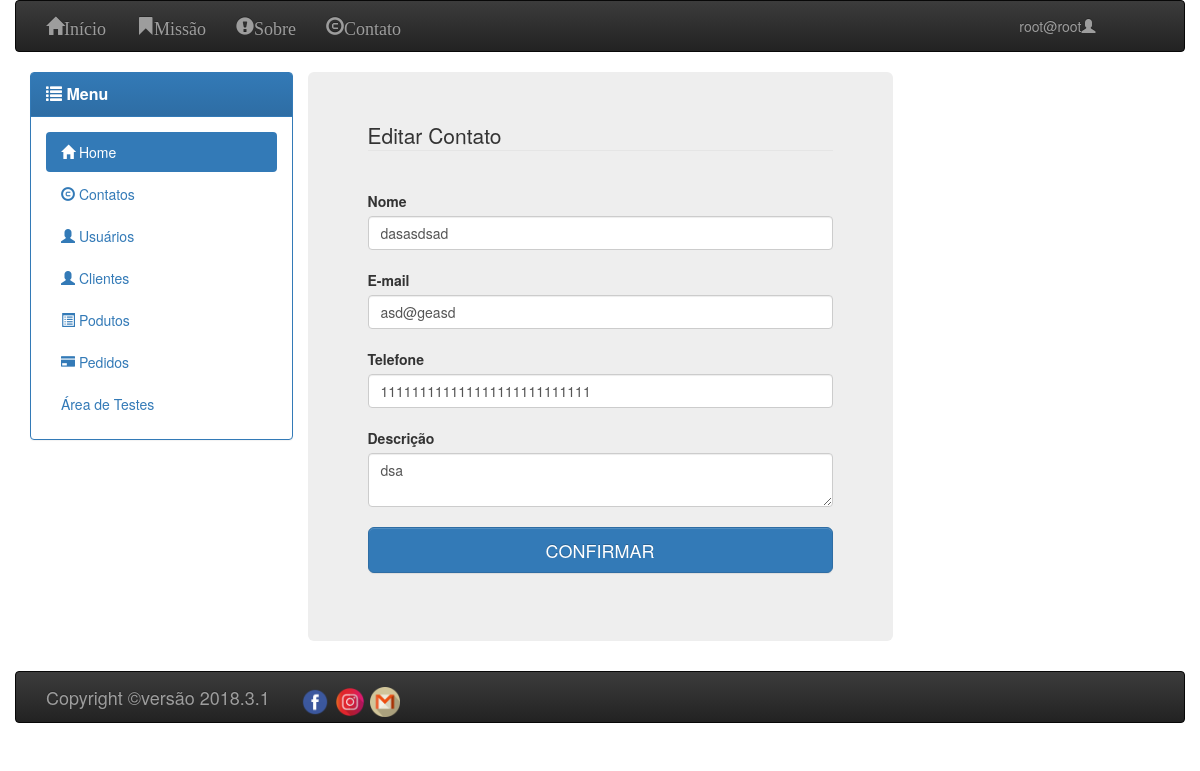
/?page=ControllerContato&option=edita&cont_pk_id=1 (signed in), run on the app's committed database.
### tables this page shows
CREATE TABLE `contato` (
  `cont_pk_id` int(11) NOT NULL,
  `cont_nome` varchar(255) NOT NULL,
  `cont_email` varchar(255) NOT NULL,
  `cont_telefone` varchar(255) NOT NULL,
  `cont_descricao` varchar(255) NOT NULL
);

### controller/ControllerContato.php (called while the page is built, shortened)
<?php
include_once server_path("dao/DAOContato.php");
class ControllerContato {
    public static function edita() {
        $contato = DAOContato::buscarPorId($_GET['cont_pk_id']);
        include_once server_path('view/contato/edit.php');
    }
}

### controller/ControllerValidation.php (called while the page is built, shortened)
<?php
class validar {
    public static function validar_option() {
        $classe = ucfirst($_GET['page']);
        $metodo = $_GET['option'];
        $classe::$metodo();
        return true;
    }
}

### conf.php (called while the page is built, shortened)
<?php
function server_url($caminho = "") {
    return $GLOBALS['server_url'] . $caminho;
}

### dao/DAOContato.php (called while the page is built, shortened)
<?php
class DAOContato extends DAOConexao {
    public static function buscarPorId($cont_pk_id = "") {
        $query = "SELECT * FROM myboutique.contato WHERE cont_pk_id=:cont_pk_id;";
        try {
            $conexao = DAOConexao::getInstance();
        } catch (Exception $erro) {
            throw new Exception($erro->getMessage());
        }
        $busca = $conexao->prepare($query);
        $busca->bindParam(":cont_pk_id", $cont_pk_id, PDO::PARAM_STR);
        $busca->execute();
        return $busca->fetch(PDO::FETCH_OBJ);
    }
}

### view/contato/edit.php (the view, shortened to what this page needs)
<div class="col-lg-3"><?php menu(); ?></div>
<div class="col-lg-6 jumbotron">
    <form action="<?php echo server_url('?page=ControllerContato&option=atualizar'); ?>" method="POST">
        <legend>Editar Contato</legend>
        <br>
        <label>Nome</label>
        <input type="text" name="cont_nome" value="<?php echo $contato->cont_nome; ?>" class="form-control" placeholder="Informe o nome" required>
        <br>
        <label>E-mail</label>
        <input type="text" name="cont_email" value="<?php echo $contato->cont_email; ?>" class="form-control" placeholder="Informe o E-mail" required>
        <br>
        <label>Telefone</label>
        <input type="tel" name="cont_telefone" value="<?php echo $contato->cont_telefone; ?>" class="form-control" placeholder="Digite o Telefone" required>
        <br>
        <label>Descrição</label>
        <textarea type="text" name="cont_descricao" class="form-control" placeholder="Assunto" required><?php echo $contato->cont_descricao; ?></textarea>
        <br>
        <button class="btn btn-primary btn-block btn-lg">CONFIRMAR</button>
    </form><br>
</div>

### data on the page
contato: cont_nome "dasasdsad", cont_email "asd@geasd", cont_telefone "111111111111111111111111111", cont_descricao "dsa"

### other printed values
$us->usua_nome "root@root"
